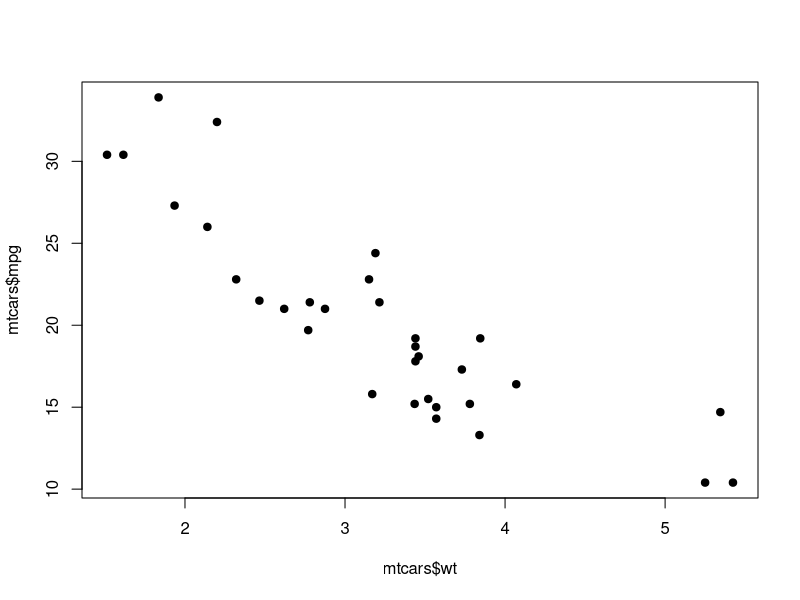
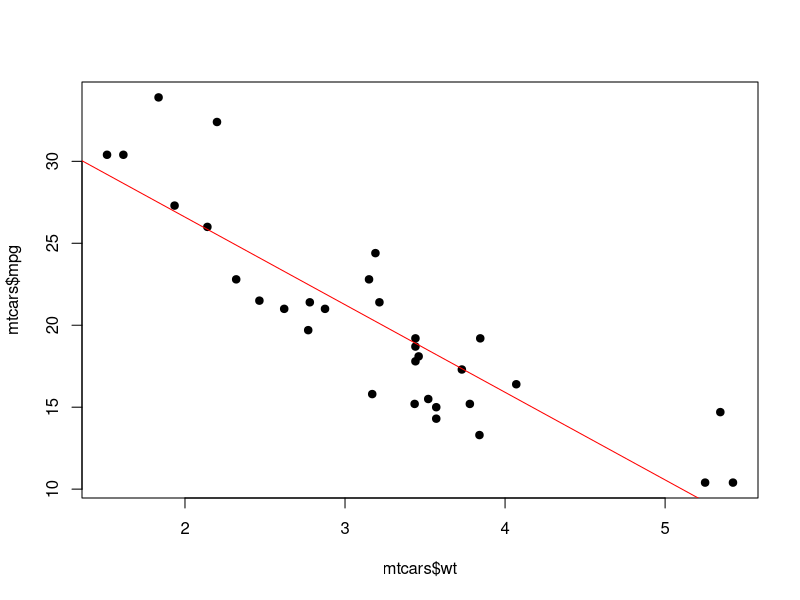
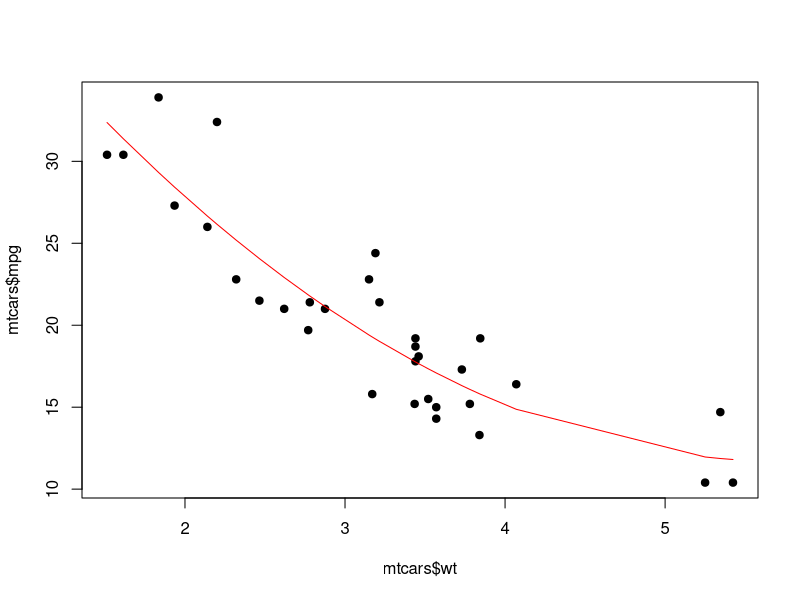

The R source for these figures, in order:
## ---- chunk 1
data(mtcars)
plot(mtcars$wt, mtcars$mpg, pch=19)
## ---- chunk 2
plot(mtcars$wt, mtcars$mpg, pch=19)
abline(lm(mtcars$mpg ~ mtcars$wt), col="red")
## ---- chunk 3
plot(mtcars$wt, mtcars$mpg, pch=19)
lm1 = lm(mtcars$mpg~mtcars$wt + I(mtcars$wt^2))
ord = order(mtcars$wt)
lines(mtcars$wt[ord], predict(lm1)[ord], col="red")
